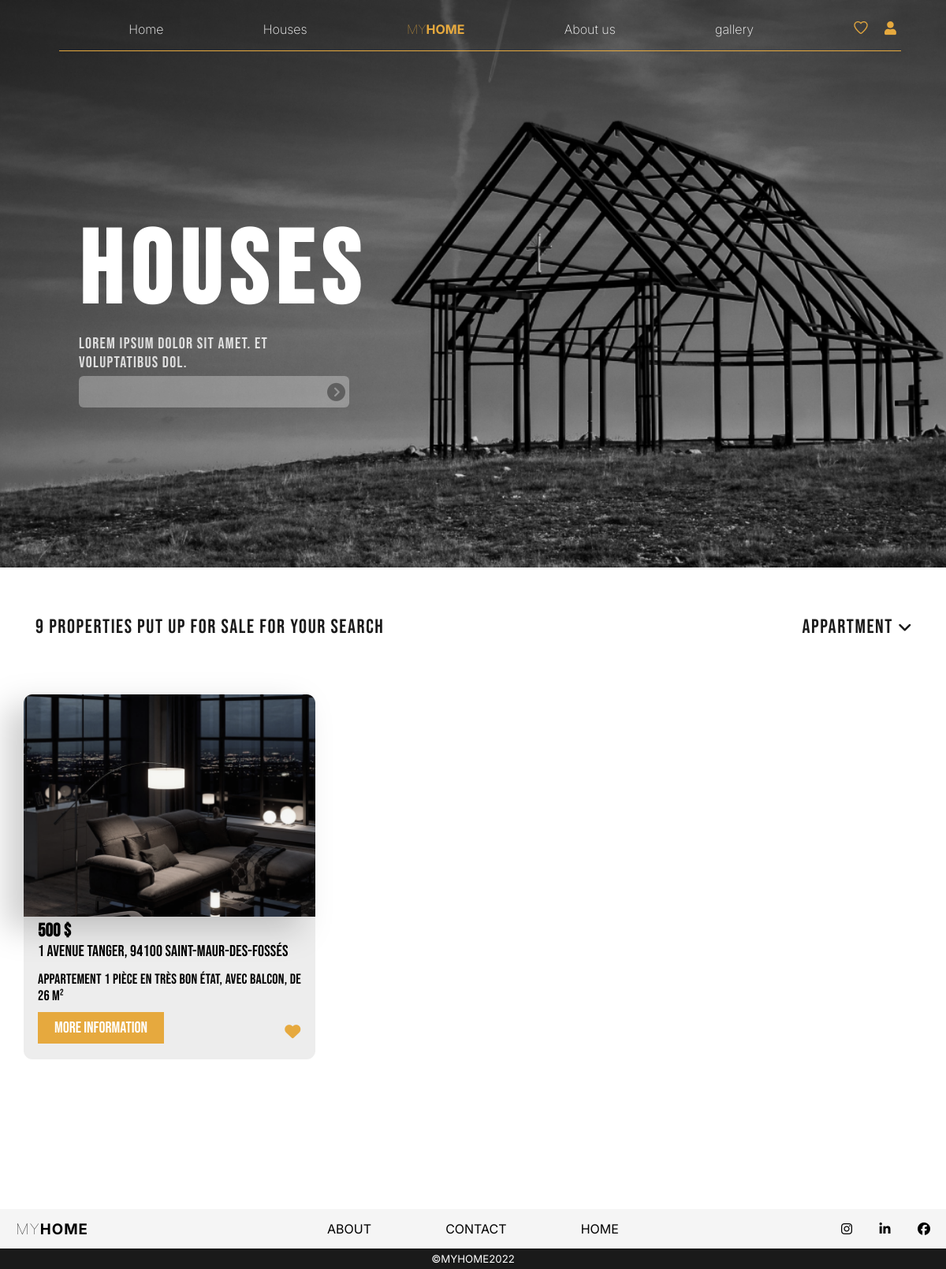
The page /houses.php?cat=apartment on the database its author committed.
### tables this page shows
CREATE TABLE `house` (
  `ID_house` int(5) NOT NULL,
  `ID_catégorie` int(5) DEFAULT NULL,
  `profile_pic` varchar(254) DEFAULT NULL,
  `adress` varchar(254) DEFAULT NULL,
  `price` decimal(3,0) DEFAULT NULL,
  `description` varchar(254) DEFAULT NULL,
  `title` varchar(255) NOT NULL
);

### houses.php (the view, shortened to what this page needs)
<?php include 'connexion.php'?>
<?php
$cat = "";
if(isset($_GET["cat"])){
    $cat = $_GET["cat"];
}
  $query_prod = "SELECT DISTINCT H.ID_house, H.adress, H.description, H.price, galary.image FROM house H INNER JOIN galary ON H.ID_house = galary.ID_house INNER JOIN Catégorie C ON C.ID_catégorie = H.ID_catégorie WHERE C.Nom_catégorie LIKE '%".$cat."%' GROUP BY H.ID_house";
  $data = mysqli_query($conn, $query_prod);
?>
    <!DOCTYPE html>
    <html lang="en">
    <head>
        <link rel="stylesheet" href="houses.css">
        <link rel="stylesheet" href="nav_footer/style_nav.css">
    </head>
    <body>
    <?php include "../MYHOME/nav_footer/navbar.php"?>
        <header>
            <div id="header_text">
                <h1>houses</h1>
                <h2>Lorem ipsum dolor sit amet. Et voluptatibus dol.</h2>
                <div class="searsh">
                     <i class="fa-solid fa-circle-chevron-right"></i>
                     <input type="text">
                </div>
            </div>
        </header>
        <main>
            <div id="title_houses">
                 <h2 class="title_houses">9 properties put up for sale for your search</h2>
                 <h2 class="title_houses">APPARTMENT<i class="fa-solid fa-angle-down ic"></i></h2>
            </div>
            <div id="sales_houses">
            <?php
               while ($house = mysqli_fetch_assoc($data)){
                $description = $house["description"];
                echo '
                <div class="child_houses">
                        <div class="houses_img">
                            <img src="images/'.$house["image"].'">
                        </div>
                        <div class="price_description">
                            <h3>'.$house["price"].' $</h3>
                            <h4>'.$house["adress"].'</h4>
                            <p>'.$description.'</p>
                           <a href="detail.php?id_house='.$house["ID_house"].'"><button>more Information</button></a>
                           <a href="favoris.php?id_house='.$house["ID_house"].'" class="ic_favoris"><i class="fa-solid fa-heart"></i></a>
                        </div>
                </div>
                ';
               }
            ?>
            </div>
        </main>
        <?php include "../MYHOME/nav_footer/footer.php"?>
    </body>
    </html>

### houses.css (style rules this page uses)
* { margin: 0; padding: 0; }
header { background-image: url("images/background_houses.png"); background-size: cover; background-position: center; width: 100%; height: 90vh; }
#header_text { color: white; height: 100%; display: flex; flex-direction: column; justify-content: center; align-items: flex-start; font-family: 'Bebas Neue'; margin-left: 100px; }
#header_text h1 { font-size: 130px; letter-spacing: 0.08em; margin-top: 65px; }
#header_text h2 { color: rgba(255, 255, 255, 0.8); font-size: 20px; width: 30%; letter-spacing: 0.0625em; font-weight: 100; margin-bottom: 5px; }
#header_text input { width: 343px; height: 40px; opacity: 0.3; border-radius: 6px; border: none; }
.searsh { position: relative; display: flex; justify-content: flex-end; align-items: center; }
.searsh i { position: absolute; font-size: 23px; margin-right: 5px; color: #1A1A1A; }
.title_houses { color: #1A1A1A; font-family: 'Bebas Neue'; letter-spacing: 0.0625em; font-weight: 100; margin: 0; margin-top: 60px; margin-left: 45px; }
#title_houses { display: flex; justify-content: space-between; position: relative; }
#title_houses h2 { display: flex; align-items: center; font-size: 25px; justify-content: space-between; margin-right: 42px; }
.ic { font-size: 20px; margin-left: 6px; }
.child_houses { display: flex; flex-direction: column; position: relative; background: rgba(26, 26, 26, 0.08); border-radius: 11px; width: 370px; margin-bottom: 70px; }
.houses_img img { width: 100%; filter: drop-shadow(-20px 15px 20px rgba(0, 0, 0, 0.2)); }
.price_description { font-family: 'Bebas Neue'; letter-spacing: 0.01em; font-size: 20px; text-align: justify; padding: 0 18px 10px 18px; }
.price_description button { border: none; margin: 0; background-color: #E6A93E; color: white; font-family: 'Bebas Neue'; width: 160px; height: 40px; font-size: 20px; cursor: pointer; margin-top: 10px; margin-bottom: 10px; }
#sales_houses { display: flex; align-items: center; justify-content: space-between; flex-wrap: wrap; margin-top: 70px; padding-left: 30px; padding-right: 30px; }
.price_description p { font-size: 18px; font-weight: 100; margin-top: 13px; }
.child_houses h4 { font-weight: 500; }
.child_houses .ic_favoris { position: absolute; right: 5%; top: 90%; color: #E6A93E; }

### nav_footer/style_nav.css (style rules this page uses)
body { margin: 0px; padding: 0px; }

### rows shown on the page
house: price "500", adress "1 Avenue Tanger, 94100 Saint-Maur-des-Fossés", description "Appartement 1 pièce en très bon état, avec balcon, de 26 m²"
